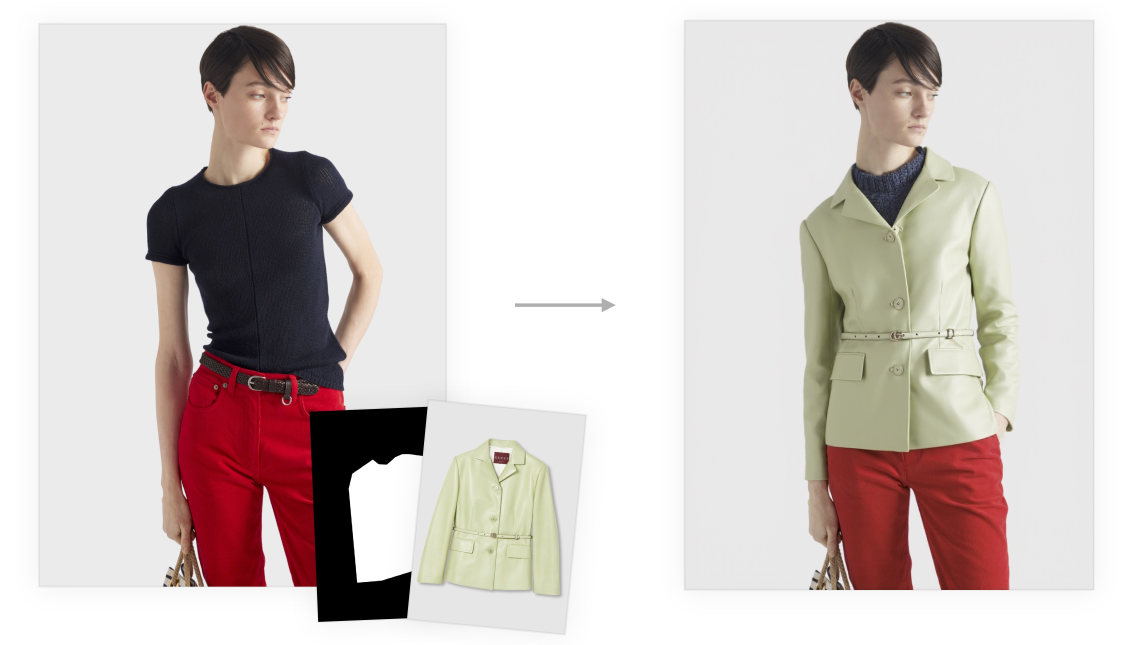
#> input picture src/comfyui_mlx_gen/_impl/mflux/assets/catvton_example.jpg, 3408 x 1934 px (shown at 1/3 size); its folder holds only this picture in this run
$ python -i qwen3_vl_vision_model.py   (imports and definitions only)
#> lines starting #> are read from the running program, lines starting #| are printed output that depends on the picture
# 移植自 mlx-gen 0.37 的 mflux/models/minimax_h3/model/h3_text_encoder/qwen3_vl_vision_model.py（MIT，Filip Strand / AbstractVision）；
# 本插件只改导入路径与包名，算法逻辑逐行一致。
"""Qwen3-VL vision tower and image preprocessing, as MiniMax-H3 uses them for keyframes.

The processor (`Qwen2VLImageProcessor` semantics) turns an image into `16x16` patches duplicated over
a temporal pair, ordered by `2x2` spatial-merge blocks. The tower embeds the patches, adds a bilinearly
resampled learned position grid, runs 27 pre-norm blocks with a 2-axis rotary embedding, and merges
every `2x2` block into one token of the language model's width. DeepStack mergers on blocks 8, 16 and 24
produce the features the language model adds at its first three layers.
"""

import math

import mlx.core as mx
import numpy as np
import PIL.Image
from mlx import nn

from comfyui_mlx_gen.h3.model.h3_precision import linear_input_dtype

IMAGE_MEAN = 0.5
IMAGE_STD = 0.5
MIN_PIXELS = 65536
MAX_PIXELS = 16777216


# [39 lines left out: functions smart_resize, preprocess_image, not called in this run]


def preprocess_video_pair(
    frames: tuple[PIL.Image.Image, PIL.Image.Image] | list[PIL.Image.Image],
    patch_size: int = 16,
    merge_size: int = 2,
    temporal_patch_size: int = 2,
    min_pixels: int = 3136,
    max_pixels: int = 12845056,
) -> tuple[np.ndarray, tuple[int, int, int]]:
    """Encode two consecutive RGB frames into one real temporal Qwen3-VL block.

    ``preprocess_image`` deliberately repeats one image over the temporal axis for
    image conditioning. Ref2VA is different: the two slices must contain the two
    actual frames, otherwise motion is erased before the vision tower sees it.
    """
    if len(frames) != 2:
        raise ValueError(f"Qwen3-VL 的视频 temporal patch 必须恰好有 2 帧，收到 {len(frames)} 帧")
    first, second = (frame.convert("RGB") for frame in frames)
    height, width = first.height, first.width
    if second.size != first.size:
        second = second.resize(first.size, PIL.Image.Resampling.BICUBIC)
    height, width = smart_resize(height, width, patch_size * merge_size, min_pixels, max_pixels)
    if (width, height) != first.size:
        first = first.resize((width, height), PIL.Image.Resampling.BICUBIC)
        second = second.resize((width, height), PIL.Image.Resampling.BICUBIC)
    pixels = np.stack(
        [np.asarray(first, dtype=np.float32), np.asarray(second, dtype=np.float32)], axis=0
    )
    pixels = (pixels / 255.0 - IMAGE_MEAN) / IMAGE_STD  # (T, H, W, C)
    pixels = pixels.transpose(0, 3, 1, 2)  # (T, C, H, W)
    grid_h, grid_w = height // patch_size, width // patch_size
    patches = pixels.reshape(
        temporal_patch_size,
        3,
        grid_h // merge_size,
        merge_size,
        patch_size,
        grid_w // merge_size,
        merge_size,
        patch_size,
    )
    patches = patches.transpose(2, 5, 3, 6, 1, 0, 4, 7)
    return np.ascontiguousarray(patches.reshape(grid_h * grid_w, -1)), (1, grid_h, grid_w)


# [36 lines left out: functions vision_position_ids, _axis_taps, position_embedding_taps, not called in this run]


def _rotate_half(x: mx.array) -> mx.array:
    x1, x2 = mx.split(x, 2, axis=-1)
    return mx.concatenate([-x2, x1], axis=-1)


class Qwen3VLVisionPatchEmbed(nn.Module):
    """The reference `Conv3d` over one patch, expressed as a linear map of the flattened patch."""

    def __init__(self, in_channels: int, patch_size: int, temporal_patch_size: int, embed_dim: int):
        super().__init__()
        self.proj = nn.Linear(in_channels * temporal_patch_size * patch_size * patch_size, embed_dim, bias=True)

    def __call__(self, patches: mx.array) -> mx.array:
        return self.proj(patches.astype(linear_input_dtype(self.proj)))


class Qwen3VLVisionPatchMerger(nn.Module):
    # [7 lines left out: function __init__, not called in this run]

    def __call__(self, x: mx.array) -> mx.array:
        x = self.norm(x.reshape(-1, self.hidden_size) if self.use_postshuffle_norm else x).reshape(-1, self.hidden_size)
        return self.linear_fc2(nn.gelu(self.linear_fc1(x)))


class Qwen3VLVisionAttention(nn.Module):
    # [22 lines left out: functions __init__, __call__, not called in this run]


class Qwen3VLVisionMLP(nn.Module):
    # [4 lines left out: function __init__, not called in this run]

    def __call__(self, x: mx.array) -> mx.array:
        return self.linear_fc2(nn.gelu_approx(self.linear_fc1(x)))  # `gelu_pytorch_tanh`


class Qwen3VLVisionBlock(nn.Module):
    # [6 lines left out: function __init__, not called in this run]

    def __call__(self, x: mx.array, cos: mx.array, sin: mx.array) -> mx.array:
        x = x + self.attn(self.norm1(x), cos, sin)
        return x + self.mlp(self.norm2(x))


class Qwen3VLVisionModel(nn.Module):
    # [52 lines left out: functions __init__, __call__, not called in this run]

>>> import cv2
>>> picture = cv2.imread('../../../_impl/mflux/assets/catvton_example.jpg', cv2.IMREAD_GRAYSCALE)
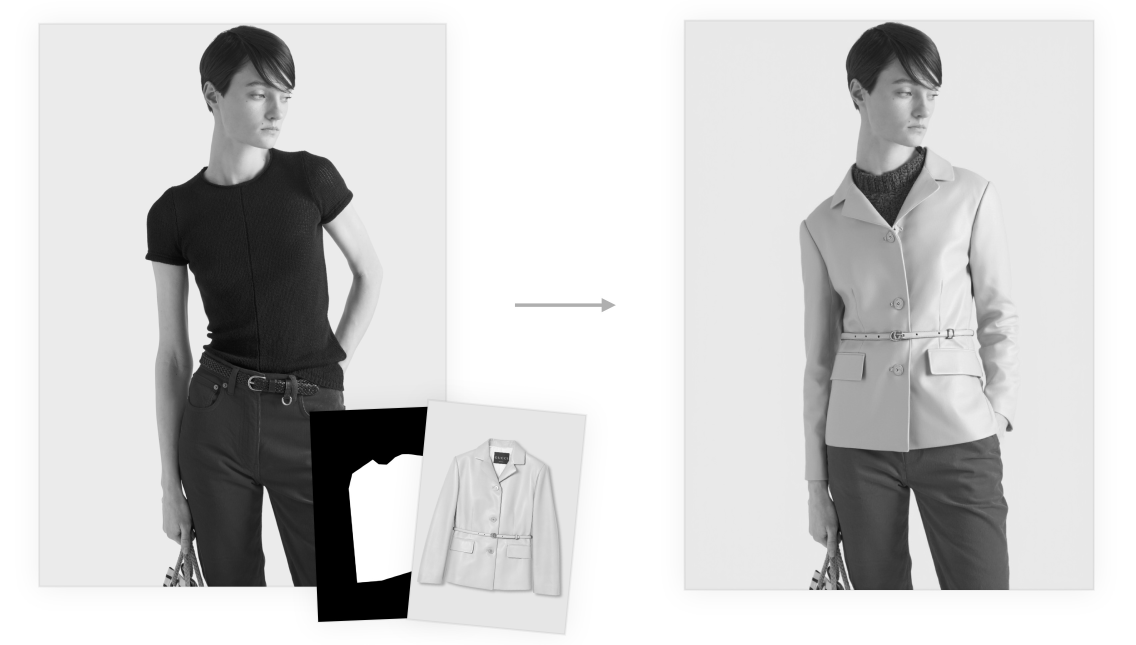
#> picture: shape (1934, 3408) (shown at 1/3 size); min 0, max 255, mean 204.7
>>> result = preprocess_video_pair(picture)
#> (the run stopped early here; a loop or call above may not have finished)

$ run again, on src/comfyui_mlx_gen/_impl/mflux/assets/catvton_how_it_works.jpg
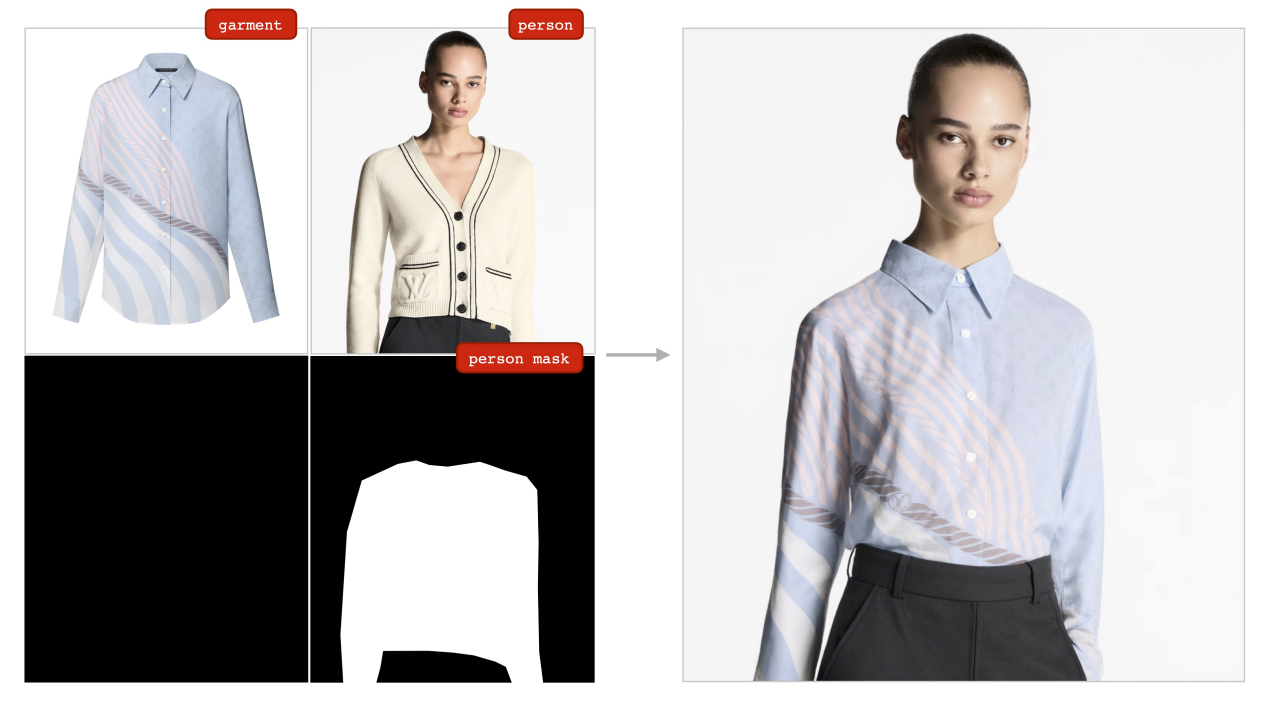
#> input picture src/comfyui_mlx_gen/_impl/mflux/assets/catvton_how_it_works.jpg, 3829 x 2117 px (shown at 1/3 size)
#> `picture = cv2.imread('../../../_impl/mflux/assets/catvton_example.jpg'..`:
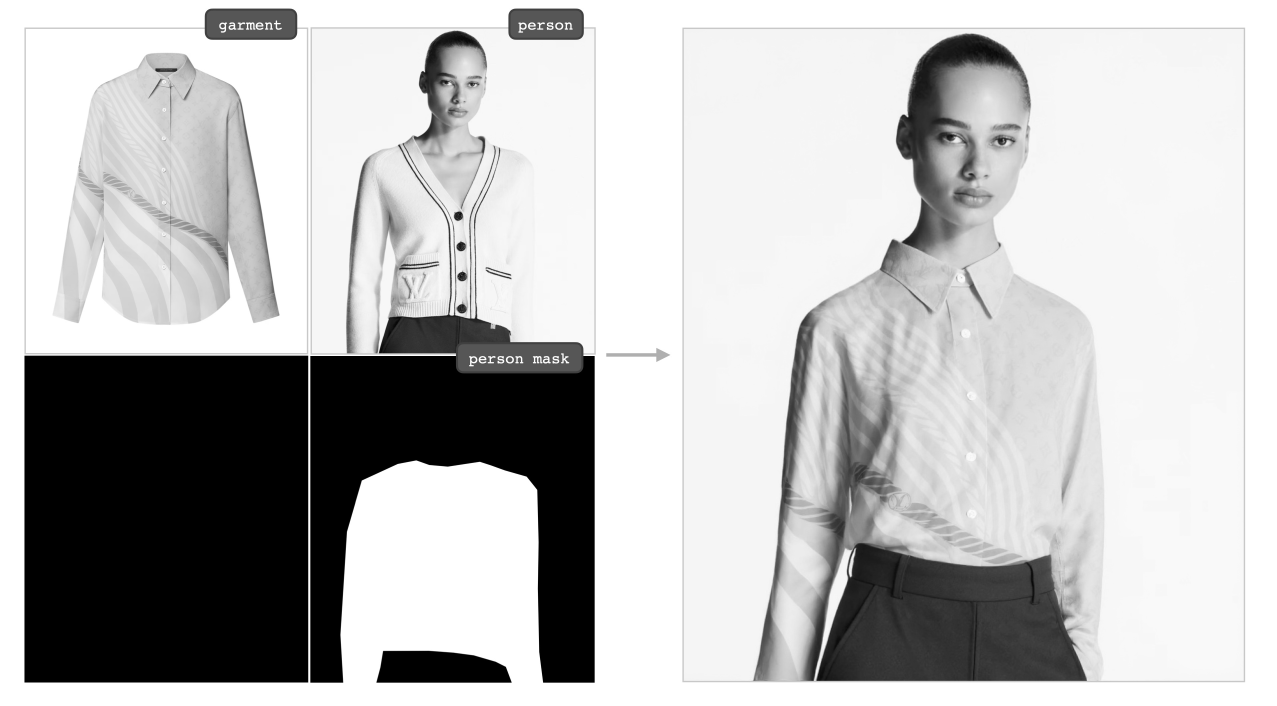
#> picture: shape (2117, 3829) (shown at 1/3 size); min 0, max 255, mean 187.7

$ run again, on src/comfyui_mlx_gen/_impl/mflux/assets/concept_example_1.jpg
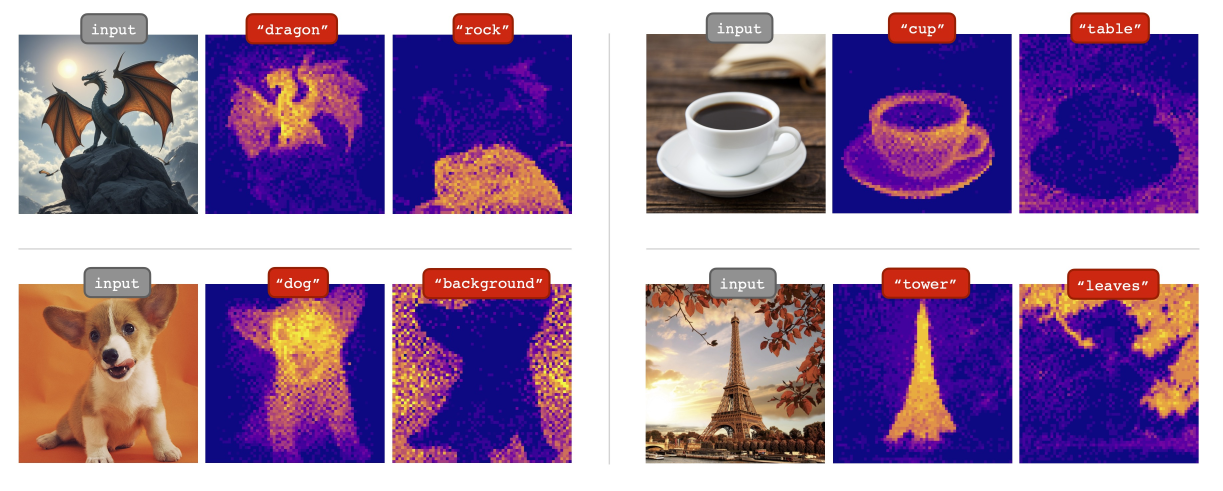
#> input picture src/comfyui_mlx_gen/_impl/mflux/assets/concept_example_1.jpg, 3667 x 1471 px (shown at 1/3 size)
#> `picture = cv2.imread('../../../_impl/mflux/assets/catvton_example.jpg'..`:
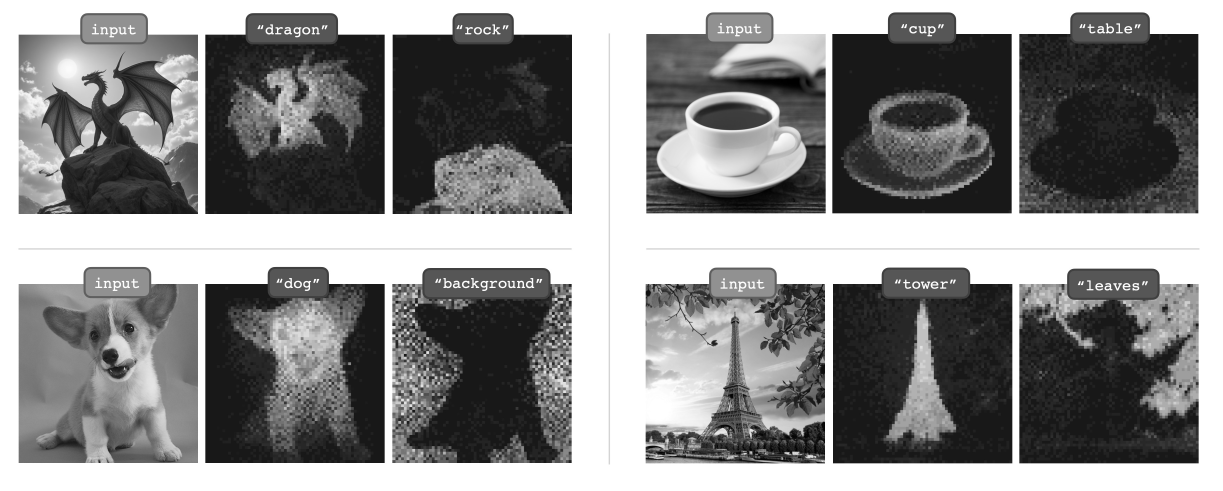
#> picture: shape (1471, 3667) (shown at 1/3 size); min 0, max 255, mean 138.1
